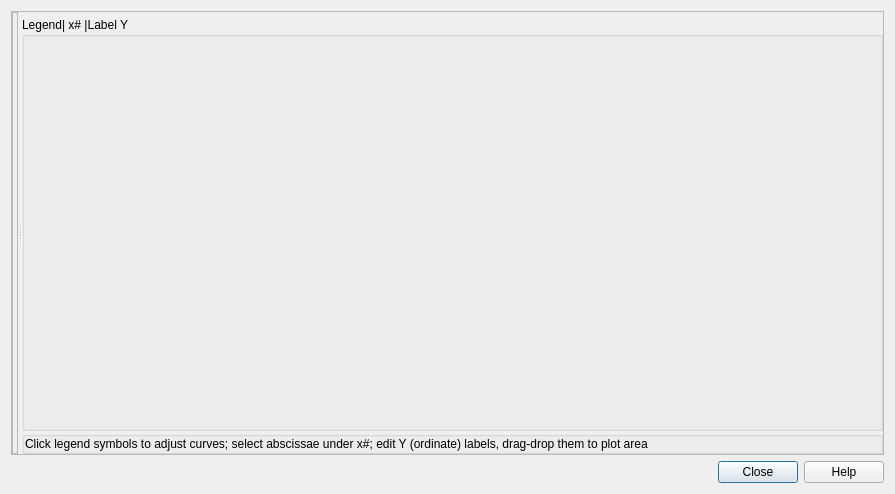
<?xml version="1.0" encoding="UTF-8"?>
<ui version="4.0">
 <class>GraphDialogData</class>
 <widget class="QDialog" name="GraphDialogData">
  <property name="windowModality">
   <enum>Qt::NonModal</enum>
  </property>
  <property name="geometry">
   <rect>
    <x>0</x>
    <y>0</y>
    <width>895</width>
    <height>494</height>
   </rect>
  </property>
  <property name="font">
   <font>
    <pointsize>9</pointsize>
   </font>
  </property>
  <property name="windowTitle">
   <string>GEM-Selektor v.3 Graphics Dialog</string>
  </property>
  <property name="modal">
   <bool>false</bool>
  </property>
  <layout class="QGridLayout" name="gridLayout">
   <item row="1" column="0" colspan="2">
    <widget class="QDialogButtonBox" name="buttonBox">
     <property name="standardButtons">
      <set>QDialogButtonBox::Close|QDialogButtonBox::Help</set>
     </property>
    </widget>
   </item>
   <item row="0" column="0" colspan="2">
    <widget class="QFrame" name="framePrn">
     <property name="sizePolicy">
      <sizepolicy hsizetype="Preferred" vsizetype="Expanding">
       <horstretch>0</horstretch>
       <verstretch>0</verstretch>
      </sizepolicy>
     </property>
     <property name="frameShape">
      <enum>QFrame::StyledPanel</enum>
     </property>
     <property name="frameShadow">
      <enum>QFrame::Raised</enum>
     </property>
     <layout class="QHBoxLayout" name="horizontalLayout">
      <property name="spacing">
       <number>0</number>
      </property>
      <property name="leftMargin">
       <number>0</number>
      </property>
      <property name="topMargin">
       <number>0</number>
      </property>
      <property name="rightMargin">
       <number>0</number>
      </property>
      <property name="bottomMargin">
       <number>0</number>
      </property>
      <item>
       <widget class="QSplitter" name="splitter">
        <property name="sizePolicy">
         <sizepolicy hsizetype="Preferred" vsizetype="Preferred">
          <horstretch>0</horstretch>
          <verstretch>0</verstretch>
         </sizepolicy>
        </property>
        <property name="orientation">
         <enum>Qt::Horizontal</enum>
        </property>
        <widget class="QFrame" name="plotFrame">
         <property name="sizePolicy">
          <sizepolicy hsizetype="Preferred" vsizetype="Preferred">
           <horstretch>0</horstretch>
           <verstretch>0</verstretch>
          </sizepolicy>
         </property>
         <property name="minimumSize">
          <size>
           <width>0</width>
           <height>0</height>
          </size>
         </property>
         <property name="frameShape">
          <enum>QFrame::StyledPanel</enum>
         </property>
         <property name="frameShadow">
          <enum>QFrame::Raised</enum>
         </property>
         <layout class="QVBoxLayout" name="verticalLayout_2">
          <property name="spacing">
           <number>0</number>
          </property>
          <property name="leftMargin">
           <number>0</number>
          </property>
          <property name="topMargin">
           <number>0</number>
          </property>
          <property name="rightMargin">
           <number>0</number>
          </property>
          <property name="bottomMargin">
           <number>0</number>
          </property>
         </layout>
        </widget>
        <widget class="QWidget" name="widget" native="true">
         <property name="sizePolicy">
          <sizepolicy hsizetype="Expanding" vsizetype="Preferred">
           <horstretch>0</horstretch>
           <verstretch>0</verstretch>
          </sizepolicy>
         </property>
         <layout class="QVBoxLayout" name="verticalLayout_3">
          <property name="spacing">
           <number>0</number>
          </property>
          <property name="leftMargin">
           <number>0</number>
          </property>
          <property name="topMargin">
           <number>5</number>
          </property>
          <property name="rightMargin">
           <number>0</number>
          </property>
          <property name="bottomMargin">
           <number>0</number>
          </property>
          <item>
           <widget class="QGroupBox" name="pGrpLegend">
            <property name="sizePolicy">
             <sizepolicy hsizetype="Expanding" vsizetype="Expanding">
              <horstretch>0</horstretch>
              <verstretch>0</verstretch>
             </sizepolicy>
            </property>
            <property name="title">
             <string>Legend| x# |Label Y </string>
            </property>
            <layout class="QVBoxLayout" name="verticalLayout"/>
           </widget>
          </item>
          <item>
           <widget class="QGroupBox" name="groupBox">
            <property name="sizePolicy">
             <sizepolicy hsizetype="Expanding" vsizetype="Preferred">
              <horstretch>0</horstretch>
              <verstretch>0</verstretch>
             </sizepolicy>
            </property>
            <property name="title">
             <string/>
            </property>
            <layout class="QGridLayout">
             <property name="leftMargin">
              <number>0</number>
             </property>
             <property name="topMargin">
              <number>0</number>
             </property>
             <property name="rightMargin">
              <number>0</number>
             </property>
             <property name="bottomMargin">
              <number>0</number>
             </property>
             <property name="spacing">
              <number>0</number>
             </property>
             <item row="0" column="0">
              <widget class="QLabel" name="TextLabel1">
               <property name="sizePolicy">
                <sizepolicy hsizetype="Expanding" vsizetype="Preferred">
                 <horstretch>0</horstretch>
                 <verstretch>0</verstretch>
                </sizepolicy>
               </property>
               <property name="text">
                <string>Click legend symbols to adjust curves; select abscissae under x#; edit Y (ordinate) labels, drag-drop them to plot area</string>
               </property>
               <property name="alignment">
                <set>Qt::AlignVCenter</set>
               </property>
               <property name="wordWrap">
                <bool>true</bool>
               </property>
              </widget>
             </item>
            </layout>
           </widget>
          </item>
         </layout>
        </widget>
       </widget>
      </item>
     </layout>
    </widget>
   </item>
  </layout>
 </widget>
 <layoutdefault spacing="6" margin="11"/>
 <resources/>
 <connections/>
</ui>
